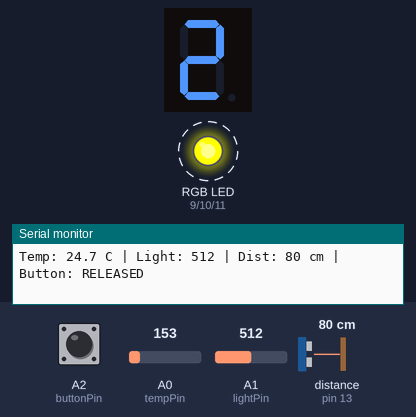
Bench run of a sketch on a simulated Arduino Uno, built with avr-gcc and run on an emulated ATmega328P. Shown: 1-digit seven-segment display, an RGB LED mixed from three pins (HIGH = lit), the last lines printed to the serial monitor. Wiring (inferred from the names in the program): ultrasonic range finder: trigger pin 12; echo pin 13; 1-digit 7-segment display, segments lit when HIGH: segments pin 2, pin 3, pin 4, pin 5, pin 6, pin 7, pin 8. Dashed ring = blinking. Inputs (shaded band) come from the test bench; at power-on: distance to the obstacle (sensor on pin 13) 80 cm, A1 (lightPin) = 512, A2 (buttonPin) HIGH, A0 (tempPin) = 153. The echo pulse lasts 58.3 µs per cm; the segment pins are drawn as the display they are named for; pins used as bus, display or sensor lines are not drawn.

Above: at 1.3 s.
1.4 s: distance to the obstacle (sensor on pin 13) set to 120 cm
At 2.4 s:
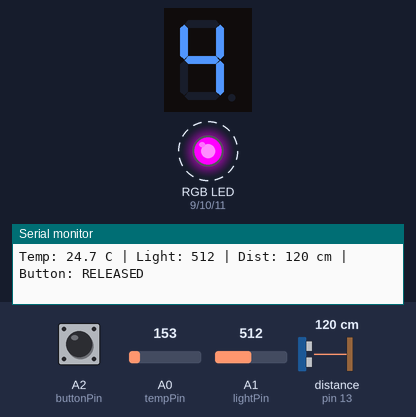
4.4 s: A1 (lightPin) set to 0
At 6.5 s:
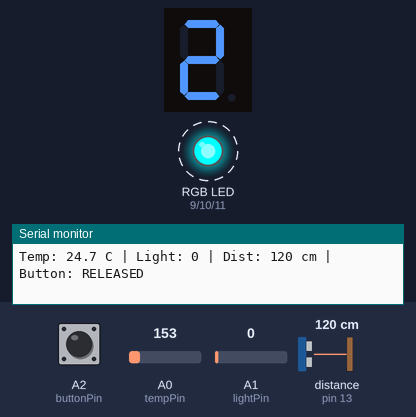
7.4 s: A2 (buttonPin) pulled LOW for 0.6 s
9.5 s: A0 (tempPin) set to 114
12.5 s: distance to the obstacle (sensor on pin 13) set to 2 cm
15.5 s: A1 (lightPin) set to 17
Timing chart, 0 to 19.5 s (numbered marks = the images above; inputs shaded):
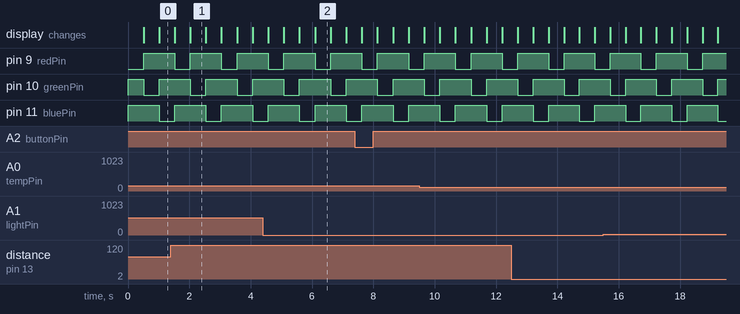

Measured:
- by itself, pin 9 (redPin), pin 10 (greenPin), pin 11 (bluePin): alternates HIGH for 1.0 s and LOW for 0.50 s
- what the display in image 1 shows lasts 0.5 s, from 2.0 s to 2.5 s

The sketch:

02_All_Sensors_And_Lights_Test.ino
```cpp
// ไฟล์ทดสอบอุปกรณ์ทุกชิ้นบนบอร์ดเดียว (แบบยังไม่ต่อ WiFi/MQTT) เอาไว้เช็คสายไฟในห้องสอบ
#include <math.h>

const int segPins[7] = {2, 3, 4, 5, 6, 7, 8}; // a, b, c, d, e, f, g
const int redPin     = 9;
const int greenPin   = 10;
const int bluePin    = 11;
const int trigPin    = 12;
const int echoPin    = 13;
const int tempPin    = A0;
const int lightPin   = A1;
const int buttonPin  = A2;

const int num_array[10][7] = {
  {1, 1, 1, 1, 1, 1, 0}, // 0
  {0, 1, 1, 0, 0, 0, 0}, // 1
  {1, 1, 0, 1, 1, 0, 1}, // 2
  {1, 1, 1, 1, 0, 0, 1}, // 3
  {0, 1, 1, 0, 0, 1, 1}, // 4
  {1, 0, 1, 1, 0, 1, 1}, // 5
  {1, 0, 1, 1, 1, 1, 1}, // 6
  {1, 1, 1, 0, 0, 0, 0}, // 7
  {1, 1, 1, 1, 1, 1, 1}, // 8
  {1, 1, 1, 1, 0, 1, 1}  // 9
};

int testStep = 0;

void setColor(int r, int g, int b) {
  analogWrite(redPin,   255 - r); // Common Anode
  analogWrite(greenPin, 255 - g);
  analogWrite(bluePin,  255 - b);
}

void displayDigit(int digit) {
  if (digit < 0 || digit > 9) return;
  for (int i = 0; i < 7; i++) {
    digitalWrite(segPins[i], num_array[digit][i]);
  }
}

long readDistanceCm() {
  digitalWrite(trigPin, LOW);
  delayMicroseconds(2);
  digitalWrite(trigPin, HIGH);
  delayMicroseconds(10);
  digitalWrite(trigPin, LOW);
  long pulseWidth = pulseIn(echoPin, HIGH, 30000);
  return pulseWidth / 29 / 2;
}

float readTemperatureC() {
  int raw = analogRead(tempPin);
  float voltage = raw * (5.0 / 1024.0);
  return (voltage - 0.5) * 100.0;
}

void setup() {
  Serial.begin(9600);
  for (int i = 0; i < 7; i++) pinMode(segPins[i], OUTPUT);
  pinMode(redPin, OUTPUT);
  pinMode(greenPin, OUTPUT);
  pinMode(bluePin, OUTPUT);
  pinMode(trigPin, OUTPUT);
  pinMode(echoPin, INPUT);
  pinMode(buttonPin, INPUT_PULLUP);
}

void loop() {
  // 1. ทดสอบแสดงเลข 0-9 บน 7-Segment และสลับสี RGB
  displayDigit(testStep % 10);
  if (testStep % 3 == 0)      setColor(255, 0, 0); // แดง
  else if (testStep % 3 == 1) setColor(0, 255, 0); // เขียว
  else                        setColor(0, 0, 255); // น้ำเงิน
  testStep++;

  // 2. ทดสอบอ่านค่าเซ็นเซอร์ทั้งหมดออก Serial Monitor
  float tempC = readTemperatureC();
  int lightVal = analogRead(lightPin);
  long dist = readDistanceCm();
  bool pressed = (digitalRead(buttonPin) == LOW);

  Serial.print("Temp: "); Serial.print(tempC, 1);
  Serial.print(" C | Light: "); Serial.print(lightVal);
  Serial.print(" | Dist: "); Serial.print(dist);
  Serial.print(" cm | Button: "); Serial.println(pressed ? "PRESSED" : "RELEASED");

  delay(500);
}
```
